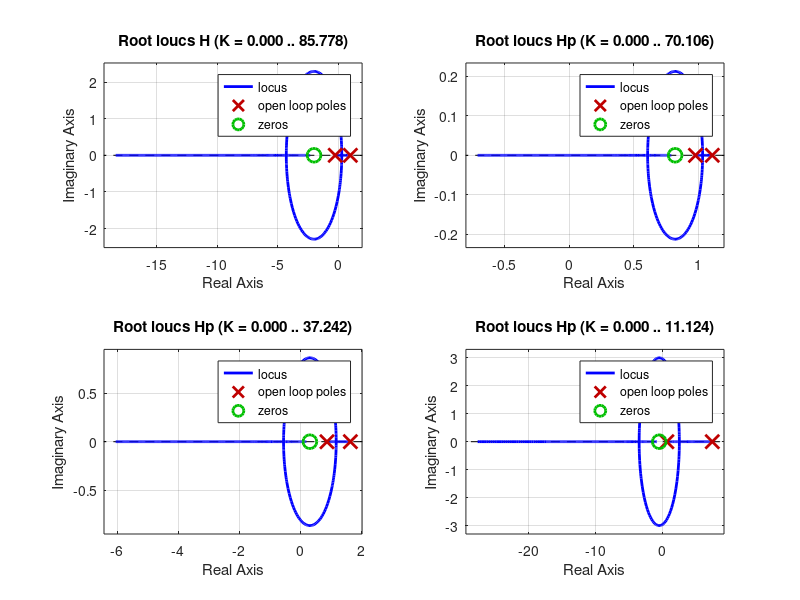

Reproduce this figure in MATLAB.
H = tf([1 2], conv([4 1],[1 -1]));
Te = 0.1;
subplot(221); %Ho is stable for k going from 3 to infinity
rlocus(H)
Hp = zpk(H);
Hp = c2d(H,Te,'zoh');
subplot(222);
rlocus(Hp)

Te = 0.5;
Hp = c2d(H,Te,'zoh');
subplot(223);
rlocus(Hp)

Te = 2;
Hp = c2d(H,Te,'zoh');
subplot(224);
rlocus(Hp)
